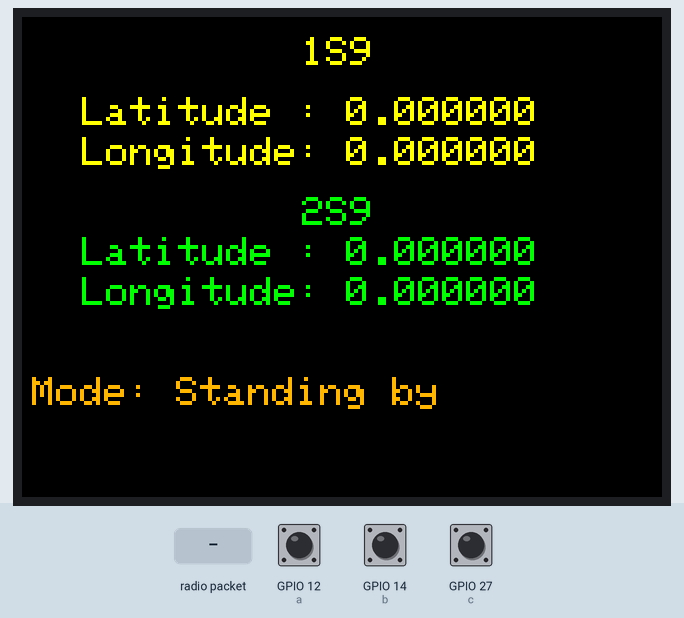
A sketch run on a simulated ESP32. Shown: 320×240 colour display. Inputs (shaded band) come from the test bench; at power-on: GPIO 27 (c) HIGH, GPIO 12 (a) HIGH, GPIO 14 (b) HIGH. What the sketch prints to the serial monitor is not drawn.

Above: at 0.4 s.
1.5 s: GPIO 27 (c) pulled LOW for 1 s
At 3.5 s:
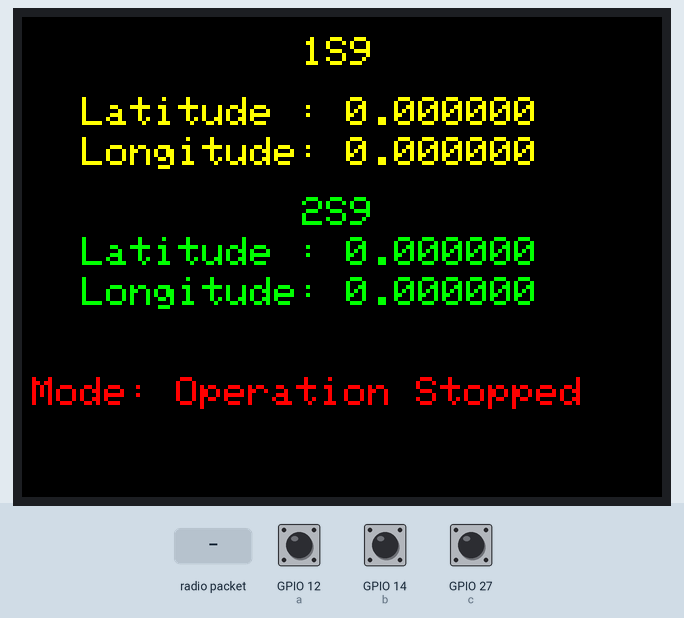
6.7 s: radio packet "1" arrives
Timing chart, 0 to 9.7 s (numbered marks = the images above; inputs shaded):
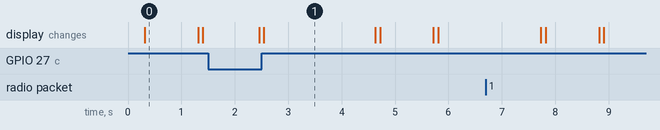

Measured:
- what the display in image 0 shows lasts 1.0 s, from 0.3 s to 1.3 s
- what the display in image 1 shows lasts 2.1 s, from 2.5 s to 4.6 s

The sketch:

OM9_Preli.ino
```cpp
#include <esp_now.h>
#include <WiFi.h>
#include "SPI.h"
#include <TFT_eSPI.h> // Hardware-specific library
#define a 12
#define b 14
#define c 27
TFT_eSPI tft = TFT_eSPI();

// MAC addresses of the two slaves
uint8_t slave1MacAddress[] = {0x1C, 0x69, 0x20, 0x31, 0x06, 0x20};
uint8_t slave2MacAddress[] = {0x1C, 0x69, 0x20, 0x30, 0xF9, 0x20};

// Structure for ESP-NOW communication
typedef struct struct_message {
  int id;
  float lat;
  float lng;
  int ledCommand;  // Added to handle LED commands
} struct_message;

struct_message myData;
struct_message board1;
struct_message board2;
struct_message mode;

struct_message boardsStruct[2] = {board1, board2};

esp_now_peer_info_t peerInfo;

// Callback function that will be executed when data is received
void OnDataRecv(const esp_now_recv_info *info, const uint8_t *incomingData, int len) {
  char macStr[18];
  Serial.print("Packet received from: ");
  snprintf(macStr, sizeof(macStr), "%02x:%02x:%02x:%02x:%02x:%02x",
           info->src_addr[0], info->src_addr[1], info->src_addr[2],
           info->src_addr[3], info->src_addr[4], info->src_addr[5]);

  // Copy the received data into the myData struct
  memcpy(&myData, incomingData, sizeof(myData));
  Serial.printf("Board ID %u: %u bytes\n", myData.id, len);

  // Update the appropriate board's in the array
  boardsStruct[myData.id - 1].lat = myData.lat;
  boardsStruct[myData.id - 1].lng = myData.lng;

  // Debugging distance readings
  Serial.println("Board 1 Distance: ");
  Serial.println(boardsStruct[0].lat,6);
  Serial.println("Board 2 Distance: ");
  Serial.println(boardsStruct[1].lat,6);

  Serial.print("Bytes received: ");
  Serial.println(len);
  Serial.println();
  delay(1000);
}

// Callback when data is sent
void OnDataSent(const uint8_t *mac_addr, esp_now_send_status_t status) {
  Serial.print("\r\nLast Packet Send Status:\t ");
  Serial.println(status);
  Serial.println(status == ESP_NOW_SEND_SUCCESS ? "Message sent" : "Message failed");
}

// Function to display distances on the screen
void display() {
  float board1lat = boardsStruct[0].lat;
  float board2lat = boardsStruct[1].lat;
  float board1lng = boardsStruct[0].lng;
  float board2lng = boardsStruct[1].lng;


  tft.fillScreen(TFT_BLACK);
  tft.setTextColor(TFT_YELLOW);
  tft.setCursor(140, 10);
  tft.println("1S9");
  tft.setCursor(30,40);
  tft.print("Latitude : ");
  tft.println(board1lat, 6);
  tft.setCursor(30,60);
  tft.print("Longitude: ");
  tft.println(board1lng, 6);
  tft.setTextColor(TFT_GREEN);
  tft.setCursor(140,90);
  tft.println("2S9");
  tft.setCursor(30, 110);
  tft.print("Latitude : ");
  tft.println(board2lat, 6);
  tft.setCursor(30,130);
  tft.print("Longitude: ");
  tft.println(board2lng, 6);

  if (mode.ledCommand == 1){
    tft.setCursor(5,180);
  tft.setTextColor(TFT_CYAN);
  tft.print("Mode: ");
  tft.println("Autonomous Enabled");
}
else if (mode.ledCommand == 2){
   tft.setCursor(5,180);
  tft.setTextColor(TFT_MAGENTA);
  tft.print("Mode: ");
  tft.println("Swarm Enabled");
}
else if (mode.ledCommand == 3){
   tft.setCursor(5,180);
   tft.setTextColor(TFT_RED);
   tft.print("Mode: ");
   tft.println("Operation Stopped");
}
else{
   tft.setCursor(5,180);
  tft.setTextColor(TFT_ORANGE);
  tft.print("Mode: ");
  tft.println("Standing by");
}
}

void setup() {
  Serial.begin(115200);
  Serial.println("ESPNow/Basic/Slave Example");
//Set pins functions
  pinMode(a, INPUT_PULLUP);
  pinMode(b, INPUT_PULLUP);
  pinMode(c, INPUT_PULLUP);
//Initialize TFT Display
  tft.init();
  tft.setRotation(1);
  tft.setTextSize(2);
  tft.fillScreen(TFT_BLACK);
//initialize WIFI and ESP Now Protocol
  WiFi.mode(WIFI_STA);
  if (esp_now_init() != ESP_OK) {
    Serial.println("Error initializing ESP-NOW");
    return;
  }

  // Register the first peer
  memcpy(peerInfo.peer_addr, slave1MacAddress, 6);
  if (esp_now_add_peer(&peerInfo) != ESP_OK) {
    Serial.println("Failed to add peer");
    return;
  }

  // Register the second peer
  memcpy(peerInfo.peer_addr, slave2MacAddress, 6);
  if (esp_now_add_peer(&peerInfo) != ESP_OK) {
    Serial.println("Failed to add peer");
    return;
  }
  esp_now_register_send_cb(OnDataSent); //Register send callback
  esp_now_register_recv_cb(OnDataRecv);  // Register receive callback
}

void loop() {
  // Check if button 16 is pressed (LED1 ON)
  if (digitalRead(a) == LOW) {
    mode.ledCommand = 1;  // Set LED1 ON command
    esp_err_t result = esp_now_send(0, (uint8_t *) &mode, sizeof(mode));

    if (result == ESP_OK) {
      Serial.println("Sent mode 1 with LED1 ON success");
    } else {
      Serial.println("Error sending the data");
    }
    delay(50);  // Debounce delay
  }

  // Check if button 17 is pressed (LED2 ON)
  if (digitalRead(b) == LOW) {
    mode.ledCommand = 2;  // Set LED2 ON command
    esp_err_t result = esp_now_send(0, (uint8_t *) &mode, sizeof(mode));

    if (result == ESP_OK) {
      Serial.println("Sent mode 2 with LED2 ON success");
    } else {
      Serial.println("Error sending the data");
    }
    delay(50);  // Debounce delay
  }
    if (digitalRead(c) == LOW) {
    mode.ledCommand = 3;  // Set LED2 ON command
    esp_err_t result = esp_now_send(0, (uint8_t *) &mode, sizeof(mode));

    if (result == ESP_OK) {
      Serial.println("Sent mode 3 with LED3 ON success");
    } else {
      Serial.println("Error sending the data");
    }
    delay(50);  // Debounce delay
  }

    display();  // Update the display
  delay(1000);
}
```
